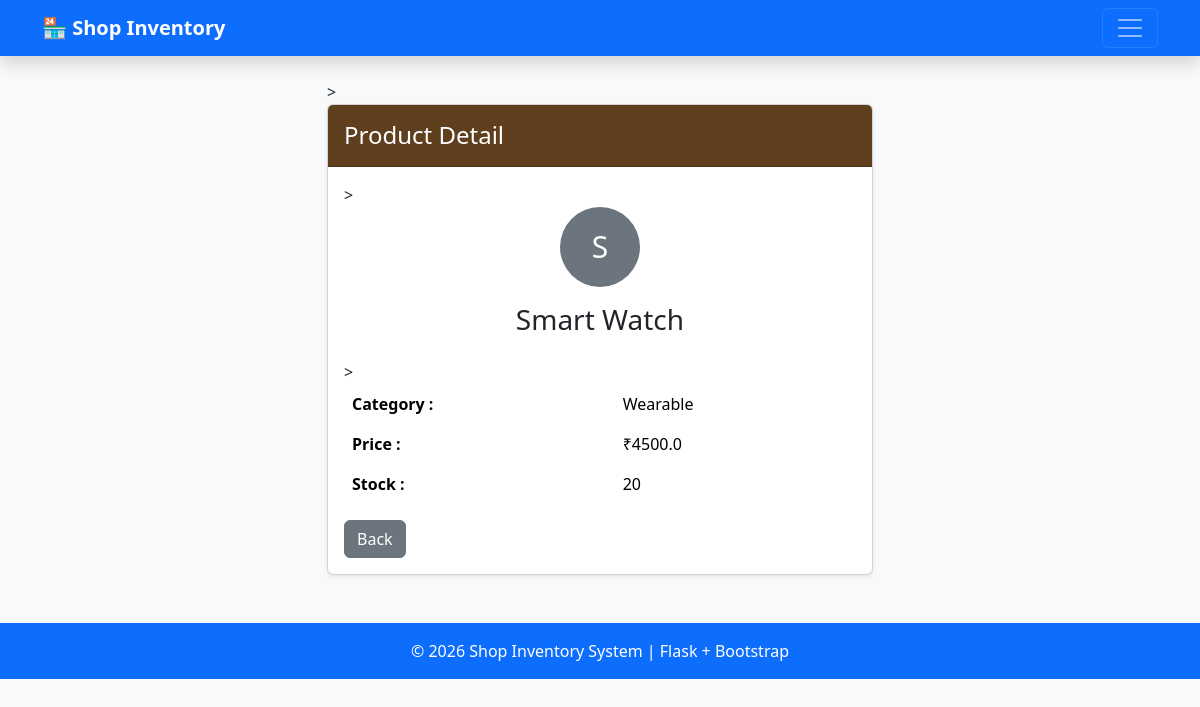
The page /products/15 on the database its author committed.
### tables this page shows
CREATE TABLE products (
                    id INTEGER PRIMARY KEY AUTOINCREMENT,
                    name TEXT NOT NULL,
                    category TEXT NOT NULL,
                    price REAL NOT NULL,
                    stock INTEGER NOT NULL
                 );

### app.py (the view)
@app.route("/products/<int:id>")
def product_detail(id):
    conn = get_db()
    product = conn.execute("SELECT * FROM products WHERE id = ?", (id,)).fetchone()
    conn.close()
    if product is None:
        flash("Product not found.", "danger")
        return redirect(url_for("product")) #Function name of your products page
    return render_template("detail.html", product=product)

### database.py (called while the page is built)
def get_db():
    conn = sqlite3.connect('myproject.db')
    conn.row_factory = sqlite3.Row # To access columns by name
    return conn

### templates/detail.html (shortened to what this page needs)
{% extends 'base.html' %}
{% block content %}
<div class="row justify-content-center">
    <div class="col-md-6">
        >
        <div class="card shadow-sm">
            <div class="card-header text-white py-3" style="background-color:#5f3f1e;">
                <h4 class="mb-0">Product Detail</h4>
            </div>
            <div class="card-body">
                >
                <div class="text-center mb-4">
                    <div class="avatar rounded-circle bg-secondary text-white
                    d-inline-flex align-items-center justify-content-center"
                    style="width:80px;height:80px;font-size:30px;">
                        {{ product.name[0] | upper }}
                    </div>
                    <h3 class="mt-3">{{ product.name }}</h3>
                </div>
                >
                <table class="table table-borderless">
                    <tr>
                        <th>Category :</th>
                        <td>{{ product.category }}</td>
                    </tr>
                    <tr>
                        <th>Price :</th>
                        <td>₹{{ product.price }}</td>
                    </tr>
                    <tr>
                        <th>Stock :</th>
                        <td>{{ product.stock }}</td>
                    </tr>
                </table>
                <a href="{{ url_for('product') }}" class="btn btn-secondary">
                    Back
                </a>
            </div>
        </div>
    </div>
</div>
{% endblock %}

### rows shown on the page
products: name "S", name "Smart Watch", category "Wearable", price "4500.0", stock "20"
